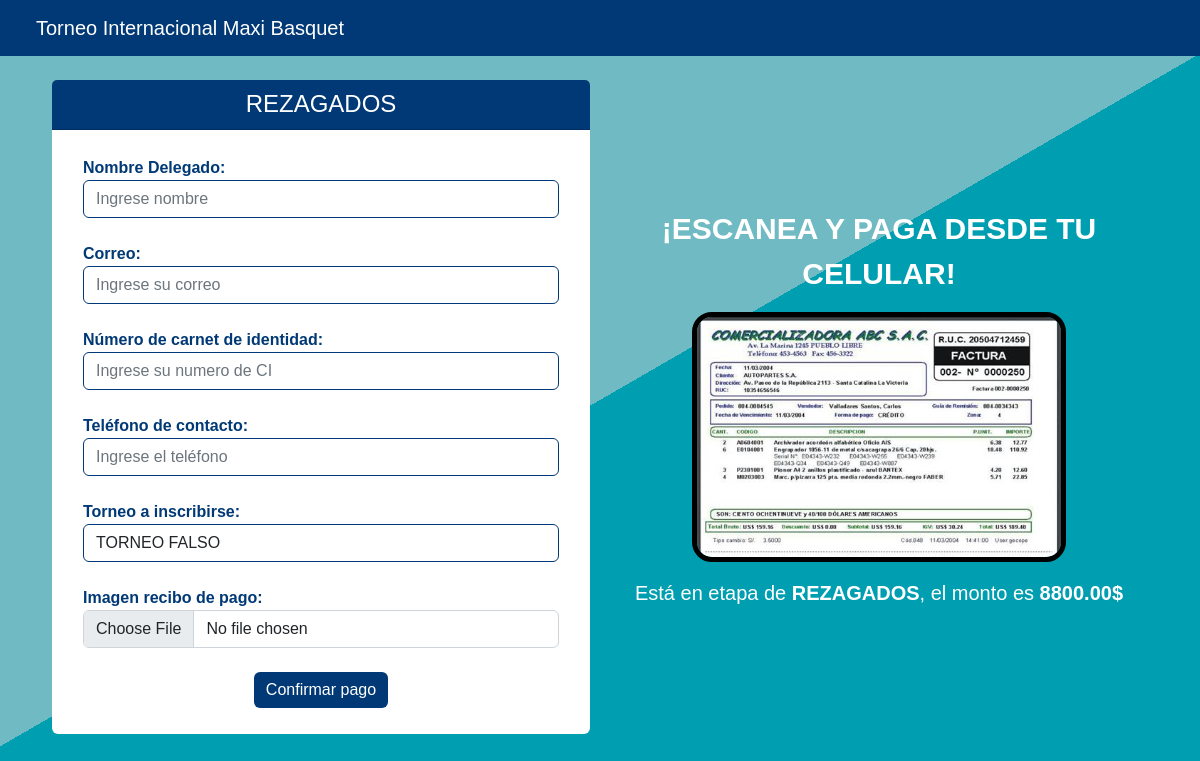
Page /preinscripcion/1 on the earlier database version.
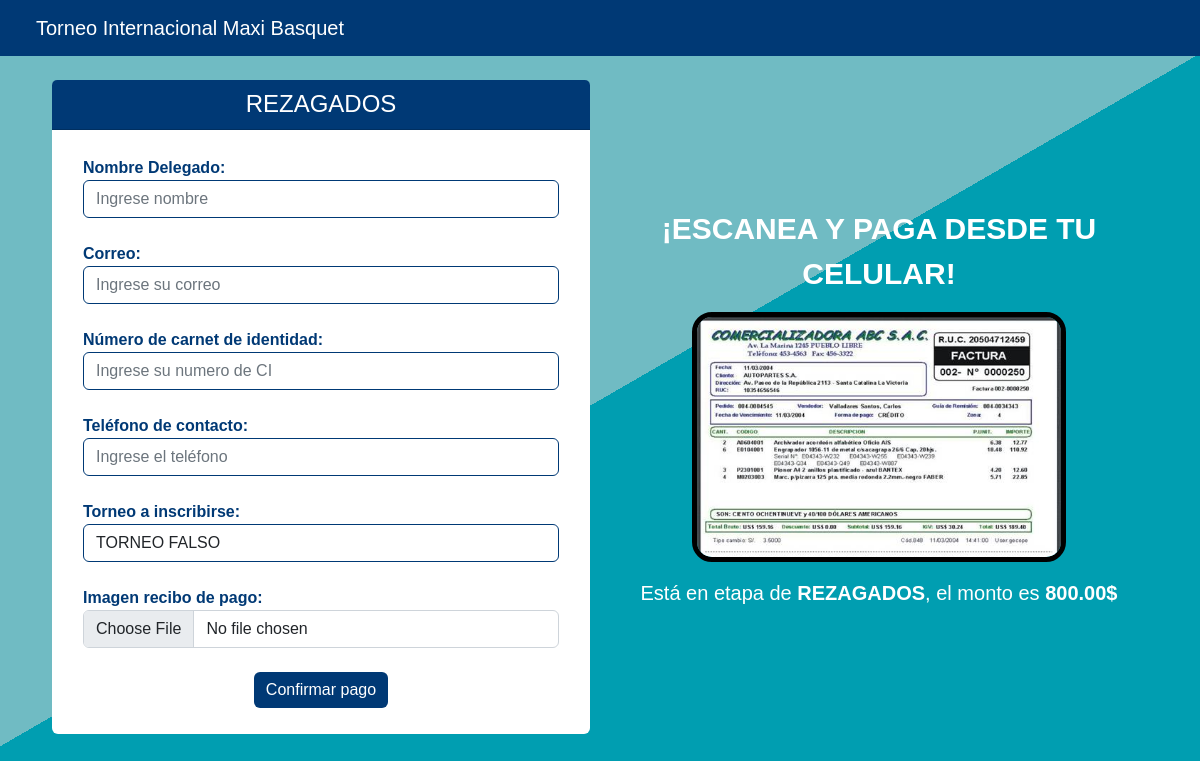
Same page on the later database version.
### torneo/models.py (models this page shows, shortened)
class Torneo(models.Model):
    nombre_torneo = models.CharField(max_length=50)
    fecha_torneo_inicio = models.DateField(null=True)
    fecha_torneo_fin = models.DateField(null=True)
    pais_torneo = models.CharField(max_length=30)
    torneo_estado = models.BooleanField(default=True)
    invitacion_documento = models.FileField(
        upload_to='static/imagenes/convocatorias/', verbose_name='Convocatoria')
    logo = models.ImageField(
        upload_to='static/imagenes/logos/', verbose_name='LogoTorneo', null=True)
    id_organizador = models.ForeignKey(Organizador, on_delete=models.CASCADE)
    class Meta:
        verbose_name_plural = "Torneos"

class Inscripcion(models.Model):
    fecha_inicio = models.DateField(auto_now=False, auto_now_add=False)
    fecha_fin = models.DateField(auto_now=False, auto_now_add=False)
    monto_inscripcion = models.DecimalField(max_digits=10, decimal_places=2)
    qr_inscripcion = models.ImageField(
        upload_to='static/imagenes/qrs/', verbose_name='qr2', null=True)
    estado_inscripcion = models.BooleanField(default=False)
    id_torneo = models.ForeignKey(Torneo, on_delete=models.CASCADE)
    class Meta:
        verbose_name_plural = "Inscripcion"

### torneo/views.py (the view, shortened to what this page needs)
# urls.py: path('preinscripcion/<int:id>', views.preinscripcion, name='preinscripcion'),
def preinscripcion(request, id):
    if request.method == 'GET':
        if not request.user.is_anonymous:
            if request.user.email.endswith('@delegacion.com'):
                return redirect('delegacionTorneo')
            elif request.user.email.endswith('@admin.com'):
                return redirect('torneos')
        else:
            Preins = Pre_Inscripcion.objects.get(id_torneo_id=id)
            Ins = Inscripcion.objects.get(id_torneo_id=id)
            now = date.today()
            if (Preins and Ins):
                if (now >= Preins.fecha_inicioPre and now <= Preins.fecha_finPre):
                    return render(request, 'pagoPreinscripcion.html',
                                {'etapa': "PRE-INSCRIPCION",
                                'monto': Preins.monto_Preinscripcion,
                                'torneo': Preins.id_torneo.nombre_torneo,
                                'qr': Preins.qr_Preinscripcion
                                })
                elif (now >= Ins.fecha_inicio and now <= Ins.fecha_fin):
                    return render(request, 'pagoPreinscripcion.html',
                                {'etapa': "REZAGADOS",
                                'monto': Ins.monto_inscripcion,
                                'torneo': Ins.id_torneo.nombre_torneo,
                                'qr': Ins.qr_inscripcion
                                })
            else:
                messages.warning(request, "Algo salio mal, intente nuevamente")
                return redirect('home')
    elif request.method == 'POST':
        return enviarSolicitud(request, id)

### torneo/templates/pagoPreinscripcion.html (shortened to what this page needs)
{% load static %}
<!doctype html>
<html lang="es">
<head>
    <link rel="stylesheet" href="https://cdn.jsdelivr.net/npm/bootstrap@5.2.0/dist/css/bootstrap.min.css"
>
    <link rel="stylesheet" href="/static/css/pagoPreinscripcion.css">
    <link rel="stylesheet" href="https://cdn.jsdelivr.net/npm/bootstrap-icons@1.9.1/font/bootstrap-icons.css" />
</head>
<body onload="">
    <header>
        <nav class="navbar navbar-expand-lg navbar-custom">
          <div class="container-fluid">
            <div class="menu d-flex">
              <a class="navbar-brand" id="Titulo" href="{% url 'home' %}">Torneo Internacional Maxi Basquet</a>
            </div>
            <div class="">
              <div class="collapse navbar-collapse" id="navbarNav">
              </div>
            </div>
          </div>
        </nav>
    </header>
    <br>
    <main id="principal" class="container d-flex align-items-center justify-content-center">
        <div class="container">
        <div class="row">
            <div class="col-12 col-lg-6 d-flex align-items-center" id="formularioCol">
                <div class="card">
                    <div class="card-header text-center">
                        <b><h4>{{etapa}}</h4></b>
                    </div>
                    <div class="card-body">
                        <form class="needs-validation" id="formulario" name="formulario" method="POST" enctype="multipart/form-data" novalidate>
                            <div class="position-relative">
                                <label for="nombreDel">Nombre Delegado:</label>
                                <input type="text" name="nombre_delegado" id="delagado_input"  class="form-control"
                                placeholder="Ingrese nombre" pattern="^(?!\s)[a-zA-ZÁáÉéÍíÓóÚú\s]{5,50}" required>
                            </div>
                            <br>
                            <div class="position-relative">
                                <label for="email">Correo:</label>
                                <input type="email" name="correo_delegado" id="correo_input" minlength="5"
                                placeholder="Ingrese su correo" class="form-control" required>
                            </div>
                            <br>
                            <div class="position-relative">
                                <label for="ci" id="ci_label">Número de carnet de identidad:</label>
                                <input type="text" name="ci_delegado" id="ci_input" pattern="^(?!\s)[0-9]{7,15}"
                                placeholder="Ingrese su numero de CI" class="form-control"  required>
                            </div>
                            <br>
                            <div class="position-relative">
                                <label for="telef" id="telef_label">Teléfono de contacto:</label>
                                <input type="text" class="form-control"  name="telef_delegado" id="telef_input" pattern="^(?!\s)[0-9\+]{8,15}"
                                placeholder="Ingrese el teléfono" required>
                            </div>
                            <br>
                            <div class="position-relative">
                                <label for="torneo" id="torneo_label">Torneo a inscribirse:</label>
                                <input type="text" class="primer form-control" name="torneo_selec" id="torneo"
                                placeholder="Ingrese el usuario a proporcionar" value="{{torneo}}" aria-disabled="true"
                                onfocus="this.blur()" required>
                            </div>
                            <br>
                            <div class="position-relative">
                                <label for="recibo" id="recibo_label">Imagen recibo de pago:</label>
                                <input class="form-control"  type="file"  onchange="validarComprobante()"
                                id="voucher" accept="doctype" name="img_comprobante" value="upload" required>
                            </div>
                            <br>
                            <div class="footer-form">
                                <button type="submit" class="btn btn-danger" name="Confirmar"
                                id="button-pago" value="{{etapa}}" >Confirmar pago</button>
                            </div>
                        </form>
                    </div>
                </div>
            </div>
            <br><br>
            <div class="col-12 col-lg-6 side">
                <p id="infoTitle">¡Escanea y paga desde tu celular!</p>
                <div id="qr">
                    <img class="qr" src="/{{qr}}">
                </div>
                <div>
                    <p id="info">
                        Está en etapa de <b>{{etapa}}</b>, el monto es <b>{{monto}}$</b>
                    </p>
                </div>
            </div>
        </div>
    </div>
    </main>
</body>
</html>

### static/css/pagoPreinscripcion.css (style rules this page uses)
* { font-family: 'Montserrat', sans-serif; }
body { background-color: hsl(0, 0%, 100%); background-image: -webkit-linear-gradient(120deg, #009eb1 50%, #70bbc3 50%); background-repeat: no-repeat; background-size: cover; background-position: center; background-attachment: fixed; min-height: 100vh; color: rgb(255, 255, 255); }
.card { width: 100%; border: none; background-color: #ffffff; }
header { position: sticky !important; top:0; }
.navbar-custom { background-color: #003975; }
.navbar-brand { color: white !important; }
header { z-index: 50; }
#formulario { padding: 10px 15px; width: 100%; }
#qr { height: 100%; }
img { object-fit: cover; width: 70%; height: 70%; align-items: center; border: solid 5px black; border-radius: 20px; }
.side { text-align: -webkit-center; margin: auto; }
.footer-form { text-align: center; }
label { display: block; }
h4 { margin: 0; }
.card-body { color: #003975; font-weight: bold; }
.card-header { padding: 10px 0px; background-color: #003975; color: white; font-weight: bold; }
#formularioCol { padding: 0px 10px; color: black; }
#formulario input[type='email'], #formulario input[type='text'] { border: none; border: solid 1px #003975; transition: all 0.3s ease; }
#infoTitle { font-size: 30px; margin:16px 0px; font-weight: bold; text-transform: uppercase; }
#info { margin:16px 0px; font-size: 20px; }
#button-pago { background-color: #003975; border: none; }

Differences in the rows shown:
changed Inscripcion: monto_inscripcion "8800.00" → "800.00"
